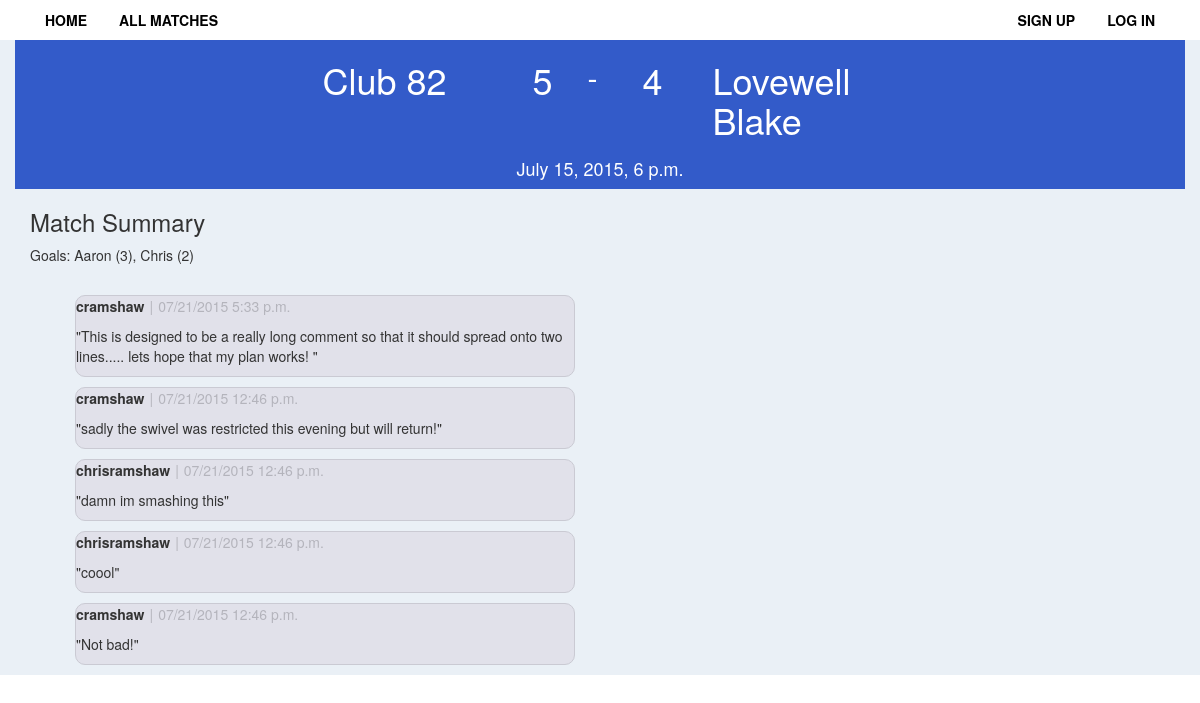
/fives/match/3/, run on the app's committed database.
### fives/models.py (models this page shows, shortened)
class Match(models.Model):
    time = models.DateTimeField('time')
    home_team = models.ForeignKey('Team', related_name = 'home')
    away_team = models.ForeignKey('Team', related_name = 'away')
    home_goals = models.IntegerField(null=True, blank=True)
    away_goals = models.IntegerField(null=True, blank=True)
    match_details = models.TextField(max_length=500, blank=True)
    is_result = models.BooleanField(default=False)
    class Meta:
        get_latest_by = 'time'
    def __str__(self):
        if self.home_goals:
            return '%s %d v %d %s' % (self.home_team, self.home_goals, self.away_goals, self.away_team)
        else:
            return '%s v %s' % (self.home_team, self.away_team)

class Team(models.Model):
    name = models.CharField(max_length=20)
    def __str__(self):
        return self.name

class Comment(models.Model):
    match_id = models.ForeignKey('Match', related_name='comment')
    user = models.ForeignKey(User)
    comment = models.TextField(max_length=200)
    time = models.DateTimeField('time')

### fives/views.py (the view)
# urls.py: url(r'^match/(?P<match_id>[0-9]+)/$', views.match_view, name='match'),
def match_view(request, match_id):
    match_id = Match.objects.get(pk=match_id)
    if request.method == 'POST':
        form = CommentForm(request.POST)
        if form.is_valid:
            comment = form.save(commit=False)
            comment.user = request.user
            comment.match_id = match_id
            comment.time = datetime.datetime.now()
            comment.save()
        else:
            print form.errors
    else:
        comment_form = CommentForm()
    context = RequestContext(request, {
        'match_id' : match_id,
        'add_comment' : CommentForm(),
        })
    return render_to_response('fives/match.html', {}, context)

### fives/templates/fives/match.html (shortened to what this page needs)
{% extends 'fives/base.html' %}
{% block body_block %}
<div class="match-summary">
    <div class="container">
        <div class="row">
            <div class="col-md-3">
            </div>
            <div class="col-md-2">
                <div class="home-team">
                    <h1><a href="/fives/team/{{ match_id.home_team.id }}/">{{ match_id.home_team }}</a></h1>
                </div>
                </div>
<div class="col-md-2">
    <div class="score">
                <div class="col-md-4">
                <div class="home-score">
                {% if match_id.home_goals %}
                    <h1>{{ match_id.home_goals }}</h1>
                {% else %}
                    <p></p>
                {% endif %}
                </div>
            </div>
<div class="col-md-4">
    <h2> - </h2>
</div>
            <div class="col-md-4">
                <div class="away-score">
                    {% if match_id.away_goals %}
                        <h1>{{ match_id.away_goals }}</h1>
                    {% else %}
                        <p> </p>
                    {% endif %}
                </div>
                </div>
                </div>
                </div>
                <div class="col-md-2">
                <div class="away-team">
                    <h1><a href="/fives/team/{{ match_id.away_team.id }}/">{{ match_id.away_team }}</a></h1>
                </div>
            </div>
        </div>
        <div class="row">
            <div class="match-time">
                <h4>{{ match_id.time }}</h4>
            </div>
        </div>
    </div>
</div>
<div class="match-details">
    <div class="container">
{% if match_id.match_details %}
    <h3>Match Summary</h3>
    <p>{{ match_id.match_details}}</p>
{% else %}
    <h3>Awaiting Match Report</h3>
{% endif %}
    </div>
</div>
<div class="comments">
    <div class="container">
        <div class="row">
            <div class="col-md-6">
{% for comment in match_id.comment.all reversed %}
                <div class="comment">
                    <div class="container">
                        <div class="row">
                            <div class="username">
                                <strong>{{ comment.user }} </strong>
                            </div>
                            <div class="dash">
                                <p>|</p>
                            </div>
                            <div class="date">
                                <p>{{ comment.time|date:"SHORT_DATETIME_FORMAT" }}</p>
                            </div>
                        </div>
                        <div class="row">
                            <div class="text">
                                <p>"{{ comment.comment }}" </p>
                            </div>
                        </div>
                    </div>
                </div>
{% endfor %}
            </div>
        </div>
    </div>
</div>
{% endblock %}

### fives/templates/fives/base.html (shortened to what this page needs)
<!DOCTYPE html>
{% load static %}
<html>
    <head>
        <link rel="stylesheet" type="text/css" href="{% static 'fives/bootstrap/css/bootstrap.min.css' %}" />
        <link rel="stylesheet" type="text/css" href="{% static 'fives/main.css' %}" />
    </head>
    <body>
        <div class="menu">
            <div class="container">
                <ul class="pull-left nav nav-pills">
                    <li {% block home %} {% endblock %}><a href="/fives/">Home</a></li>
                    <li {% block all_matches %} {% endblock %}><a href="/fives/all_matches">All Matches</a></li>
                </ul>
                <ul class="pull-right nav nav-pills">
                {% if user.is_authenticated %}
                    <li {% block profile %} {% endblock %}><a href="/fives/profile/{{ user.id }}/"> <span class="glyphicon glyphicon-user"></span>  Profile</a></li>
                    <li><a href="/fives/logout/">Logout</a></li>
                {% else %}
                    <li {% block signup %} {% endblock %}><a href="/fives/signup/">Sign Up</a></li>
                    <li {% block login %} {% endblock %}><a href="/fives/login/">Log In</a></li>
                {% endif %}
                </ul>
            </div>
        </div>
        <div class='mainbody'>
        {% block body_block %}{% endblock %}
        </div>
    </body>
</html>

### fives/static/fives/main.css (style rules this page uses)
.comment .username { float: left; }
.comment .dash { float: left; padding-left: 5px; padding-right: 5px; color: #B4B4BC; }
.comment .date { float: left; color: #B4B4BC; }
.comment .text { position: relative; }
.comments .container { border-radius: 10px; margin-bottom: 10px; max-width: 500px; margin-top: 10px; margin-left: 50px; }
.comment .container { border-radius: 10px; border-style: solid; border-color: #CACAD3; border-width: 1px; margin-bottom: 10px; max-width: 500px; margin-left: 10px; background-color: #E1E1EA; }
.mainbody { background-color: #eaf0f6; background-size: cover; }
.match-summary .container { background-color: #335bc9; color: white; }
.match-summary .container a { color: white; }
.menu li { display: inline; }
.menu a { color: black; font-size: 14px; font-weight: bold; text-transform: uppercase; }
.match-time { text-align: center; }

### data on the page
Match: home_team "Club 82", home_goals "5", away_goals "4", away_team "Lovewell Blake", time "July 15, 2015, 6 p.m.", match_details "Goals: Aaron (3), Chris (2)"
Comment: user "cramshaw", time "07/21/2015 5:33 p.m.", comment "This is designed to be a really long comment so that it should spread onto two lines..... lets hope that my plan works!"
Comment: user "cramshaw", time "07/21/2015 12:46 p.m.", comment "sadly the swivel was restricted this evening but will return!"
Comment: user "chrisramshaw", time "07/21/2015 12:46 p.m.", comment "damn im smashing this"
Comment: user "chrisramshaw", time "07/21/2015 12:46 p.m.", comment "coool"
Comment: user "cramshaw", time "07/21/2015 12:46 p.m.", comment "Not bad!"
